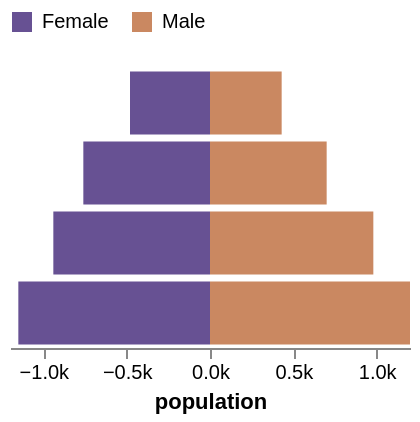

Describe this chart as a Vega-Lite specification.
### Vega-Lite specification from a JSON file in a GitHub repository (floating-point values rounded to 4 significant figures)
{"$schema": "https://vega.github.io/schema/vega-lite/v5.json", "description": "A population pyramid stating no channel types at all, the way Vega-Lite's own example does.", "data": {"values": [{"age": 0, "sex": 1, "people": 1200}, {"age": 0, "sex": 2, "people": 1150}, {"age": 5, "sex": 1, "people": 980}, {"age": 5, "sex": 2, "people": 940}, {"age": 10, "sex": 1, "people": 700}, {"age": 10, "sex": 2, "people": 760}, {"age": 15, "sex": 1, "people": 430}, {"age": 15, "sex": 2, "people": 480}]}, "transform": [{"calculate": "datum.sex == 2 ? 'Female' : 'Male'", "as": "gender"}, {"calculate": "datum.sex == 2 ? -datum.people : datum.people", "as": "signed_people"}], "width": 200, "height": 140, "mark": "bar", "encoding": {"y": {"field": "age", "axis": null, "sort": "descending"}, "x": {"aggregate": "sum", "field": "signed_people", "title": "population", "axis": {"format": "s"}}, "color": {"field": "gender", "scale": {"range": ["#675193", "#ca8861"]}, "legend": {"orient": "top", "title": null}}}, "config": {"view": {"stroke": null}, "axis": {"grid": false}}}
